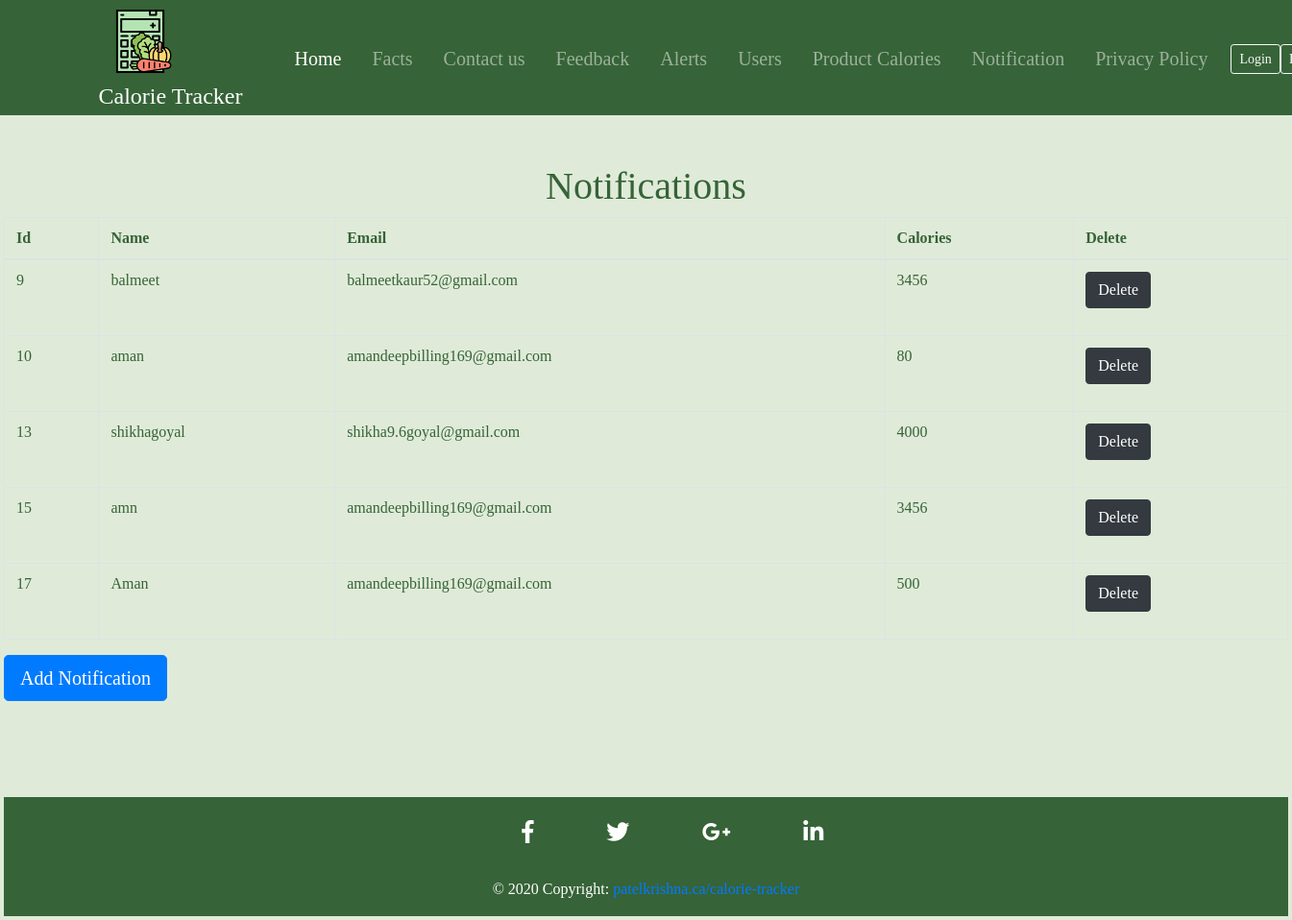
The page /list_notification.php on the database its author committed.
### tables this page shows
CREATE TABLE `notification` (
  `id` int(15) NOT NULL,
  `name` varchar(255) NOT NULL,
  `email` varchar(255) NOT NULL,
  `calories` int(15) NOT NULL,
  `food` varchar(100) NOT NULL,
  `quantity` varchar(10) NOT NULL,
  `protein` varchar(10) NOT NULL
);

### admin/addnotification.php (called while the page is built, shortened)
<?php
class addnotification
{
    public function list_noti($db)
    {
        $sql = "SELECT * FROM notification";
        $pdostm = $db->prepare($sql);
        $pdostm->execute();
        $notification = $pdostm->fetchAll(PDO::FETCH_OBJ);
        return $notification;
    }
}

### list_notification.php (the view, shortened to what this page needs)
<?php
require '../includes/admin_header.php';
require 'addnotification.php';
$db = Database::getDatabase();
$n = new addnotification();
$notification = $n->list_noti($db);
?>
<p class="h1 text-center">Notifications</p>
<div class="m-1">
    <table class="table table-bordered tbl" >
        <thead>
        <tr>
            <th scope="col">Id</th>
            <th scope="col">Name</th>
            <th scope="col">Email</th>
            <th scope ="col">Calories</th>
            <th scope="col">Delete</th>
        </tr>
        </thead>
        <tbody>
        <?php
        foreach($notification as $n) {
            ?>
            <tr>
                <td><?php echo $n->id;?></td>
                <td><?php echo $n->name; ?></td>
                <td><?php echo $n->email; ?></td>
                <td><?php echo $n->calories; ?></td>
                <td>
                    <form action="" method="post">
                        <button type="submit" class="btn btn btn-dark" name="delete_notification" id="delete_notification">Delete</button>
                    </form>
                </td>
            </tr>
        <?php } ?>
        </tbody>
    </table>
    <a href="adminnotification.php" id="add_notification" class="btn btn-primary btn-lg">Add Notification</a>
<?php require '../includes/footer.php' ?>

### style/main.css (style rules this page uses)
body { font-family:calibri; background: #dfebd8; color: #366337; }

### rows shown on the page
notification: id "9", name "balmeet", email "balmeetkaur52@gmail.com", calories "3456"
notification: id "10", name "aman", email "amandeepbilling169@gmail.com", calories "80"
notification: id "13", name "shikhagoyal", email "shikha9.6goyal@gmail.com", calories "4000"
notification: id "15", name "amn", email "amandeepbilling169@gmail.com", calories "3456"
notification: id "17", name "Aman", email "amandeepbilling169@gmail.com", calories "500"
